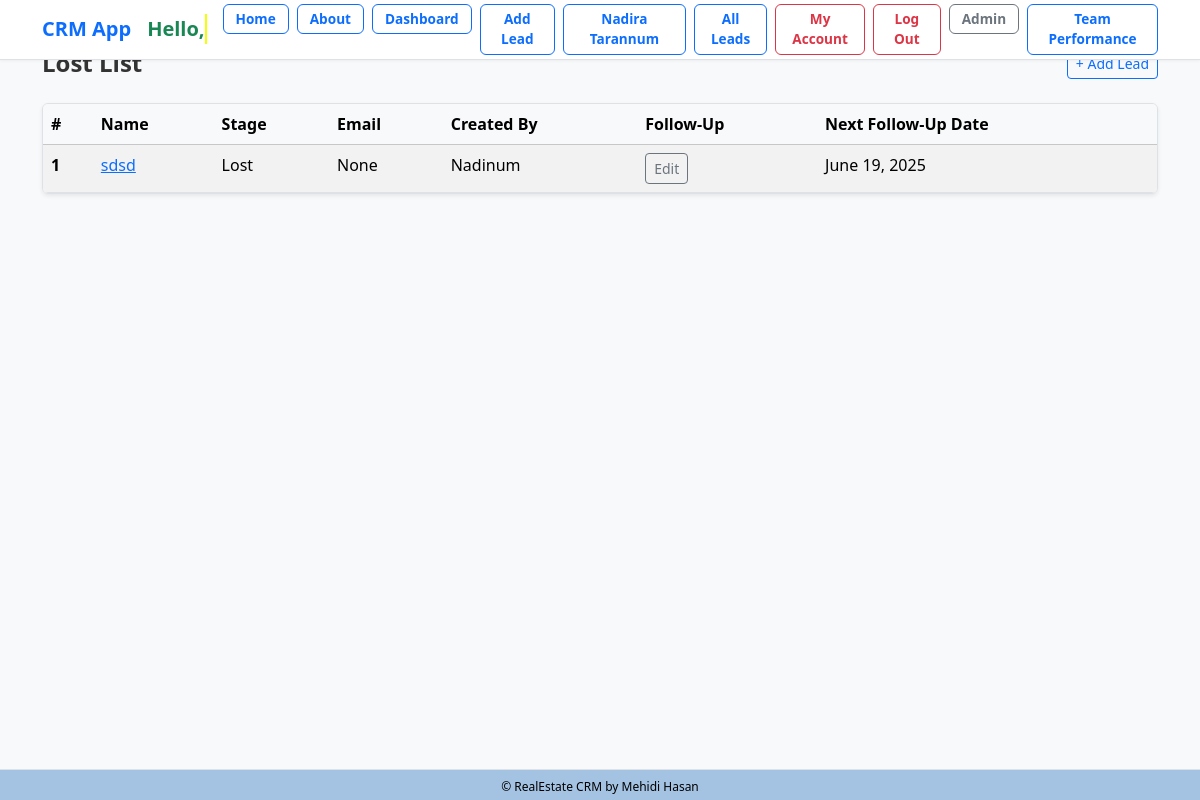
Before: /leads/lost/ (signed in) with the older database file.
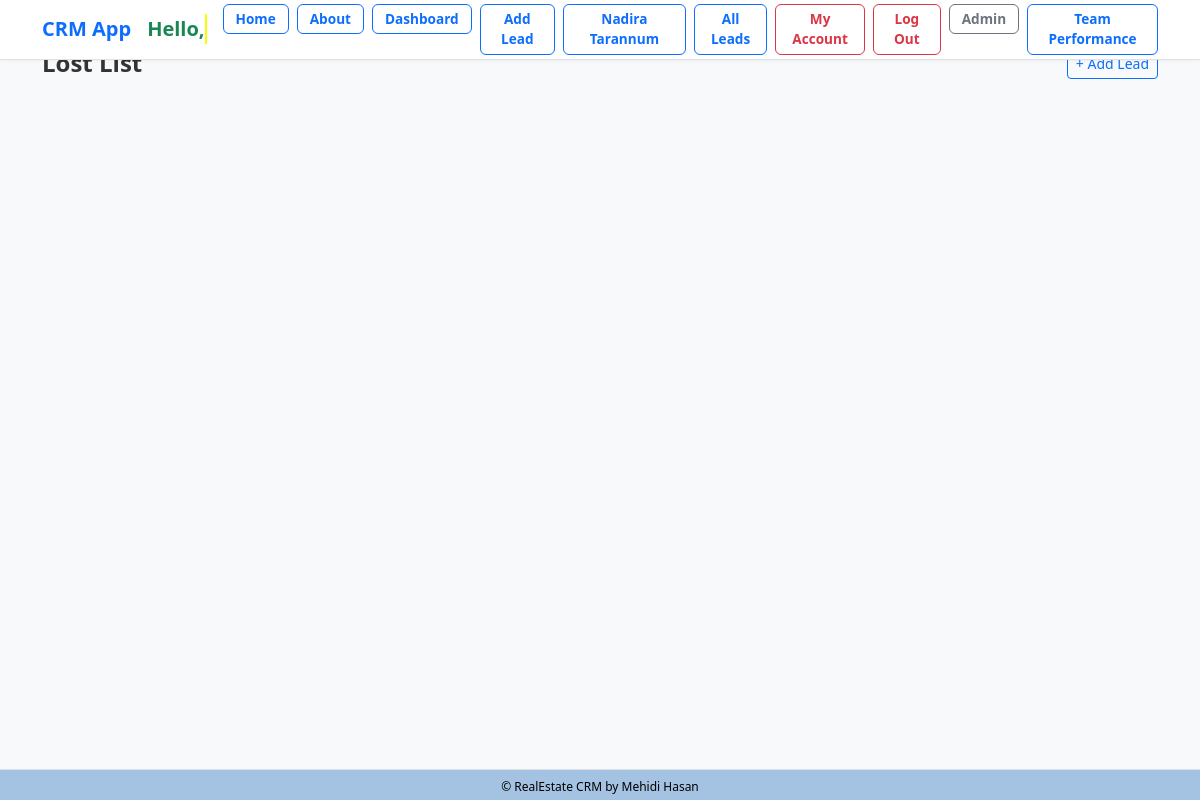
After: the same page with the newer database file.
### lead/models.py (models this page shows, shortened)
class Lead(models.Model):
    LEAD_STAGE_CHOICES = (
        ('lead', 'Lead'),
        ('prospect', 'Prospect'),
        ('high_prospect', 'High Prospect'),
        ('sold_onboard', 'Sold/On-board'),
        ('hold', 'Hold'),
        ('lost', 'Lost'),
        ('junk', 'Junk'),
    )
    PROFESSION_CHOICES = (
        ('doctor', 'Doctor'),
        ('artist', 'Artist'),
        ('engineer', 'Engineer'),
        ('teacher', 'Teacher'),
        ('student', 'Student'),
        ('other', 'Other'),
    )
    PROJECT_CHOICES = (
        ('grand', 'Grand'),
        ('majestic', 'Majestic'),
        ('skyvilla', 'Skyvilla'),
        ('maxus', 'Maxus'),
        ('other', 'Other'),
    )
    PROPERTY_STATUS_CHOICES = (
        ('ready', 'Ready'),
        ('initial', 'Initial'),
        ('going', 'Going'),
    )
    PREFERRED_LOCATION_CHOICES = (
        ('banani', 'Banani'),
        ('gulshan', 'Gulshan'),
        ('badda', 'Badda'),
        ('dhanmondi', 'Dhanmondi'),
        ('other', 'Other'),
    )
    COMPANY_CHOICES = (
        ('rupayanhousing', 'Rupayan Housing'),
        ('rupayancityuttara', 'Rupayan City Uttara'),
        ('other', 'Other'),
    )
    INTERESTED_PROJECT_BUILDING_CHOICES = (
        ('grand-building-12', 'Grand Building 12'),
        ('majestic-building-5', 'Majestic Building 5'),
        ('skyvilla-building-3', 'Skyvilla Building 3'),
        ('maxus-building-8', 'Maxus Building 8'),
        ('other', 'Other'),
    )
    UNIT_SIZE_CHOICES = (
        ('2000-2500', '2000-2500 sqft'),
        ('200-300', '200-300 sqft'),
        ('300-400', '300-400 sqft'),
        ('2500-3000', '2500-3000 sqft'),
        ('3000-3500', '3000-3500 sqft'),
        ('3500-4000', '3500-4000 sqft'),
        ('4000+', '4000+ sqft'),
        ('other', 'Other'),
    )
    PREFERENCE_FLOOR = (
        ('1st', '1st Floor'),
        ('2nd', '2nd Floor'),
        ('3rd', '3rd Floor'),
        ('4th', '4th Floor'),
        ('5th', '5th Floor'),
        ('6th', '6th Floor'),
        ('7th', '7th Floor'),
        ('8th', '8th Floor'),
        ('9th', '9th Floor'),
        ('10th', '10th Floor'),
        ('11th', '11th Floor'),
        ('12th', '12th Floor'),
        ('13th', '13th Floor'),
        ('14th', '14th Floor'),
        ('15th', '15th Floor'),
    )
    FACING_CHOICES = (
        ('east', 'East'),
        ('west', 'West'),
        ('north', 'North'),
        ('south', 'South'),
        ('north-east', 'North-East'),
        ('north-west', 'North-West'),
        ('south-east', 'South-East'),
        ('south-west', 'South-West'),
        ('other', 'Other'),
    )
    VIEW_CHOICES = (
        ('road', 'Road'),
        ('park', 'Park'),
        ('lake', 'Lake'),
        ('city', 'City'),
        ('other', 'Other'),
    )
    BUDGET_CHOICES = (
        ('less-than-50-lakh', 'Less than 50 Lakh'),
        ('less-than-1-crore', 'Less than 1 Crore'),
        ('1-crore-to-2-crore', '1 Crore to 2 Crore'),
        ('2-crore-to-3-crore', '2 Crore to 3 Crore'),
        ('3-crore-to-4-crore', '3 Crore to 4 Crore'),
        ('4-crore-to-5-crore', '4 Crore to 5 Crore'),
        ('more-than-5-crore', 'More than 5 Crore'),
        ('other', 'Other'),
    )
    LEAD_SOURCE_CHOICES = (
        ('sgl', 'SGL'),
        ('walkin', 'Walk-in'),
        ('other', 'Other'),
    )
    SUB_SOURCE_CHOICES = (
        ('ownsource', 'Own Source'),
        ('referral', 'Referral'),
        ('doorto-door', 'Door to Door'),
        ('social-media', 'Social Media'),
        ('online-advertisement', 'Online Advertisement'),
        ('other', 'Other'),
    )
    TEAM_LEADER_CHOICES = (
        ('iktadul', 'Iktadul'),
        ('salman', 'Salman'),
        ('other', 'Other'),
    )
    FOLLOWUP_STATUS_CHOICES = (
        ('call', 'Call'),
        ('email', 'Email'),
        ('int Meeting', 'Int Meeting'),
        ('Ext Meeting', 'Ext Meeting'),
        ('project visit', 'Project Visit'),
        ('sold', 'Sold'),
        ('onboard', 'On-board'),
        ('junk', 'Junk'),
    )
    name = models.CharField("Name", max_length=50)
    team = models.ForeignKey(Team, on_delete=models.CASCADE, null=True, blank=True)
    phone = models.CharField(
    "Phone",
        max_length=11,
        unique=True,
        validators=[
            RegexValidator(
                regex=r'^\d{11}$',
                message='Phone number must contain only numbers.',
                code='invalid_phone'
            )
        ]
    )
    present_address = models.CharField("Present Address", max_length=20, choices=PREFERRED_LOCATION_CHOICES, blank=True, null=True)
    primaryemail = models.EmailField("Primary Email", max_length=254, blank=True, null=True)
    secondaryemail = models.EmailField("Secondary Email", blank=True, null=True)
    profession = models.CharField("Profession", max_length=20, choices=PROFESSION_CHOICES, blank=True, null=True)
    resident = models.CharField("Resident", max_length=100, blank=True, null=True)
    notes = models.TextField("Notes", blank=True, null=True)
    projecttype = models.CharField("Project Type", max_length=20, choices=PROJECT_CHOICES, blank=True, null=True)
    projectstatus = models.CharField("Project Status", max_length=20, choices=PROPERTY_STATUS_CHOICES, default='ready', blank=True, null=True)
    preferred_location = models.CharField("Preferred Location", max_length=20, choices=PREFERRED_LOCATION_CHOICES, blank=True, null=True)
    company = models.CharField("Company", max_length=20, choices=COMPANY_CHOICES, default="rupayancityuttara", null=True)
    interested_project_building = models.CharField("Interested Project Building", max_length=30, choices=INTERESTED_PROJECT_BUILDING_CHOICES, blank=True, null=True)
    unit_size = models.CharField("Unit Size", max_length=20, choices=UNIT_SIZE_CHOICES, blank=True, null=True)
    preference_floor = models.CharField("Preference Floor", max_length=20, choices=PREFERENCE_FLOOR, blank=True, null=True)
    facing = models.CharField("Facing", max_length=20, choices=FACING_CHOICES, blank=True, null=True)
    view = models.CharField("View", max_length=20, choices=VIEW_CHOICES, blank=True, null=True)
    budget = models.CharField("Budget", max_length=20, choices=BUDGET_CHOICES, blank=True, null=True)
    leadsource = models.CharField("Lead Source", max_length=20, choices=LEAD_SOURCE_CHOICES, default='sgl', blank=True, null=True)
    subsource = models.CharField("Sub Source", max_length=20, choices=SUB_SOURCE_CHOICES, default='ownsource',blank=True, null=True)
    teamleader = models.CharField("Team Leader", max_length=20, choices=TEAM_LEADER_CHOICES, default='iktadul',blank=True, null=True)
    description = models.TextField("Description", blank=True, null=True)
    converted_to_client = models.BooleanField("Converted to Client", default=False)
    created_at = models.DateTimeField("Created At", auto_now_add=True)
    modified_at = models.DateTimeField("Modified At", auto_now=True)
    followup_by = models.CharField("Follow Up By", max_length=50, choices=FOLLOWUP_STATUS_CHOICES, blank=True, null=True)
    lead_status = models.CharField("Lead Status", max_length=20, choices=LEAD_STAGE_CHOICES, default="lead", null=True)
    next_followup_by = models.CharField(max_length=20, choices=FOLLOWUP_STATUS_CHOICES, blank=True, null=True)
    next_followup_date = models.DateField("Next Follow Up Date", blank=True, null=True)
    modified_at = models.DateTimeField(auto_now=True)
    created_by = models.ForeignKey(User, related_name='leads', on_delete=models.CASCADE)
    transfer_to = models.ForeignKey(User, related_name='transferred_leads', on_delete=models.SET_NULL, null=True, blank=True)
    unique_id = models.CharField(max_length=255, unique=True, blank=True, null=True)

### dashboard/views.py (the view)
# urls.py: path('leads/lost/', views.lost_leads, name='lost_leads'),
@login_required
def lost_leads(request):
    if request.user.is_superuser:
        leads = Lead.objects.filter( lead_status='lost')
    else:
        leads = Lead.objects.filter( created_by=request.user, lead_status='lost')
    total_lost_leads = leads.count()
    return render(request, 'dashboard/lost_leads.html', {
        'leads': leads,
        'total_lost_leads': total_lost_leads,
    })

### dashboard/templates/dashboard/lost_leads.html (shortened to what this page needs)
{% extends 'crm/base.html' %}
{% block content %}
<div class="d-flex justify-content-between align-items-center mb-4">
    <h1 class="h4 fw-semibold mb-0">Lost List</h1>
    <a class="btn btn-outline-primary btn-sm" href="{% url 'lead:addlead' %}">+ Add Lead</a>
</div>
{% if leads %}
    <div class="table-responsive shadow-sm rounded border">
        <table class="table table-hover table-striped mb-0">
            <thead class="table-light">
                <tr>
                    <th scope="col">#</th>
                    <th scope="col">Name</th>
                    <th scope="col">Stage</th>
                    <th scope="col">Email</th>
                    <th scope="col">Created By</th>
                    <th scope="col">Follow-Up</th>
                    <th scope="col" > Next Follow-Up Date</th>
                </tr>
            </thead>
            <tbody>
                {% for lead in leads %}
                    <tr>
                        <th scope="row">{{ forloop.counter }}</th>
                        <td><a href="{% url 'lead:lead_change_history' lead.id %}">{{ lead.name }}</a></td>
                        <td>{{ lead.get_lead_status_display }}</td>
                        <td>{{ lead.primaryemail }}</td>
                        <td>{{ lead.created_by }}</td>
                        <td> <a href="{% url 'edit_leads' lead.id %}?redirect_to=lost_leads" class="btn btn-sm btn-outline-secondary">Edit</a></td>
                        <td>{{ lead.next_followup_date }}</td>
                    </tr>
                {% endfor %}
            </tbody>
        </table>
    </div>
{% else %}
    <div class="alert alert-light border text-center" role="alert">
        No leads found.
    </div>
{% endif %}
{% endblock %}

Changed rows visible on the page:
no longer on this page (row edited): Lead: name "sdsd", lead_status "Lost", primaryemail "None", created_by "Nadinum", next_followup_date "June 19, 2025"
Other visible differences:
text no longer shown: "# Name Stage Email Created By Follow-Up Next Follow-Up Date"
